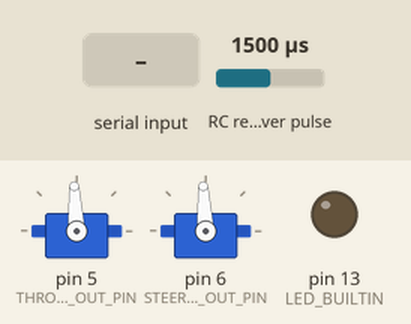
Recording of a program running on a simulated Teensy 4. On the bench: 2 × servo, output pins drawn as LEDs (lit = HIGH). Wiring (inferred from the names in the program): RC receiver channel: data pin 3. Dashed ring = blinking. The test bench sets the inputs (shaded band); at power-on: RC receiver pulse 1500 µs. What the program prints to the serial monitor is not drawn.

Above: at 0.1 s.
At 1.2 s:
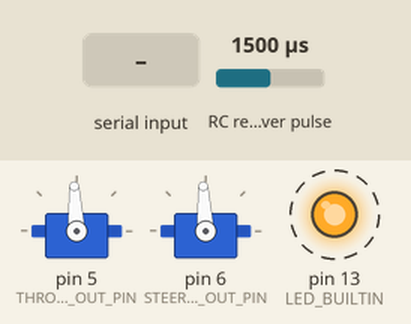
1.3 s: "r" received over Serial
4.3 s: "l" received over Serial
7.3 s: "f" received over Serial
Timing chart, 0 to 16.3 s (numbered marks = the images above; inputs shaded):
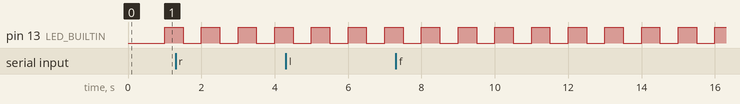

The program:

main.cpp
```cpp
#include <Arduino.h>
#include <Servo.h>
#include <MsTimer2.h>

// Assign your channel in pins
#define THROTTLE_IN_ESTOP_PIN 3
#define STEERING_IN_PIN 4

// Assign your channel out pins
#define THROTTLE_OUT_PIN 5
#define STEERING_OUT_PIN 6

#define NEUTRAL_PWM 1500
#define FULL_FORWARD_PWM 2000
#define FULL_REVERSE_PWM 1000
#define FULL_RIGHT_PWM 1960
#define FULL_LEFT_PWM 1100

// Servo objects
static Servo servoThrottle;
static Servo servoSteering;

// channels have new signals flags
#define THROTTLE_ESTOP_FLAG 1
#define STEERING_FLAG 2

// These variables are for manual mode
// holds the update flags defined above
static volatile uint8_t bUpdateFlagsShared = 0;
// shared variables are updated by the ISR and read by loop.
static volatile uint16_t unThrottleInShared = 0;
static volatile uint16_t unSteeringInShared = 0;
// To record the rising edge of a pulse in the calcInput functions
static uint32_t ulThrottleStart = 0;
static uint32_t ulSteeringStart = 0;

// blink
static boolean output = HIGH;
static boolean autoMode = true;

void flash();
uint16_t getSteeringByPercent(int8_t percent);
uint16_t getThrottleByPercent(int8_t percent);
void switchToManualMode(boolean& autoMode);
void switchToAutoMode(boolean& autoMode);
void calcThrottle();
void calcSteering();

void setup()
{
  Serial.begin(115200);

  // input pins
  pinMode(THROTTLE_IN_ESTOP_PIN, INPUT);
  pinMode(STEERING_IN_PIN, INPUT);

  // attach servo objects
  servoThrottle.attach(THROTTLE_OUT_PIN);
  servoSteering.attach(STEERING_OUT_PIN);

  if (autoMode)
    switchToAutoMode(autoMode);
  else
    switchToManualMode(autoMode);

  // Interrupt for throttle pin is always present
  // In Auto Mode it serves as the safety cutoff switch
  attachInterrupt(THROTTLE_IN_ESTOP_PIN, calcThrottle,CHANGE);

  // initialize LED digital pin as an output.
  pinMode(LED_BUILTIN, OUTPUT);
  MsTimer2::set(500, flash);
  MsTimer2::start();
}

void loop()
{
  // these percents are for auto mode
  static int8_t throttlePercent = 0; // -100 to 100, < 0 is backwards
  static int8_t steeringPercent = 0; // -100 to 100, < 0 is left
  static boolean movementEnabled = false;

  uint8_t bUpdateFlags = 0;
  uint16_t newThrottle = 0;
  uint16_t newSteering = 0;
  int incomingByte = 0; // for incoming serial data

  if (Serial.available() > 0) {
    // read the incoming byte:
    incomingByte = Serial.read();

    // say what you got:
    Serial.print("I received: ");
    //Serial.println(incomingByte, DEC);

    if (autoMode)
    {
      switch (incomingByte)
      {
        case 'r':
          steeringPercent = min((FULL_RIGHT_PWM - NEUTRAL_PWM) / 5, steeringPercent + 2);
          newSteering = getSteeringByPercent(steeringPercent);
          bUpdateFlags |= STEERING_FLAG;
          Serial.printf("Turning right by 2%% more. [%d%%] PWM = %d\n", steeringPercent, newSteering);
          break;
        case 'l':
          steeringPercent = max((FULL_LEFT_PWM - NEUTRAL_PWM) / 5, steeringPercent - 2);
          newSteering = getSteeringByPercent(steeringPercent);
          bUpdateFlags |= STEERING_FLAG;
          Serial.printf("Turning left by 2%% more. [%d%%] PWM = %d\n", steeringPercent, newSteering);
          break;
        case 'f':
          throttlePercent = min(100, throttlePercent + 2);
          newThrottle = getThrottleByPercent(throttlePercent);
          bUpdateFlags |= THROTTLE_ESTOP_FLAG;
          Serial.printf("Increase throttle 2%%. [%d%%] PWM = %d\n", throttlePercent, newThrottle);
          break;
        case 'b':
          throttlePercent = max(-100, throttlePercent - 2);
          newThrottle = getThrottleByPercent(throttlePercent);
          bUpdateFlags |= THROTTLE_ESTOP_FLAG;
          Serial.printf("Decrease throttle 2%%. [%d%%] PWM = %d\n", throttlePercent, newThrottle);
          break;
        case 's':
          steeringPercent = 0;
          newSteering = NEUTRAL_PWM;
          bUpdateFlags |= STEERING_FLAG;
          Serial.println("Neutral steering.");
          break;
        case 'n':
          throttlePercent = 0;
          newThrottle = getThrottleByPercent(throttlePercent);
          bUpdateFlags |= THROTTLE_ESTOP_FLAG;
          Serial.printf("Neutral throttle. [0%%] PWM = %d\n", newThrottle);
          break;
        case 'm':
          Serial.println("Switching to Manual Mode.");
          throttlePercent = 0;
          steeringPercent = 0;
          switchToManualMode(autoMode);
          break;
      }
    }
    else
    {
      if (incomingByte == 'a')
      {
        Serial.println("Switching to Auto Mode.");
        switchToAutoMode(autoMode);
      }
    }
  }

  // If manual mode, update controls from remote inputs
  if(not autoMode)
  {
    // check if any channels have a new signal
    if(bUpdateFlagsShared)
    {
      noInterrupts(); // turn interrupts off
      bUpdateFlags = bUpdateFlagsShared;

      if(bUpdateFlags & THROTTLE_ESTOP_FLAG)
      {
        newThrottle = unThrottleInShared;
      }

      if(bUpdateFlags & STEERING_FLAG)
      {
        newSteering = unSteeringInShared;
      }

      bUpdateFlagsShared = 0;
      interrupts();
    }
  }
  else // autoMode
  {
    // update the estop safety switch, movementEnabled, from remote throttle which must be engaged
    // for movement to happen
    if(bUpdateFlagsShared)
    {
      noInterrupts(); // turn interrupts off

      if(bUpdateFlagsShared & THROTTLE_ESTOP_FLAG)
        movementEnabled = unThrottleInShared > 1700;

      bUpdateFlagsShared = 0;
      interrupts();
    }
  }

  // Only update controls if movement is enabled or manual mode is active.
  if(movementEnabled || not autoMode)
  {
    if(bUpdateFlags & THROTTLE_ESTOP_FLAG)
      {
        //Serial.printf("newThrottle = %d\n", newThrottle);
        if(servoThrottle.readMicroseconds() != newThrottle)
        {
          servoThrottle.writeMicroseconds(newThrottle);
        }
      }

      if(bUpdateFlags & STEERING_FLAG)
      {
        if(servoSteering.readMicroseconds() != newSteering)
        {
          servoSteering.writeMicroseconds(newSteering);
        }
      }
  }
  else // not movementEnabled && autoMode
  {
    // safety switch released and all movement is disabled
    servoThrottle.writeMicroseconds(NEUTRAL_PWM);
  }
}

// simple interrupt service routine
void calcThrottle()
{
  uint16_t tempThrottle;
  // if the pin is high, its a rising edge
  if(digitalRead(THROTTLE_IN_ESTOP_PIN) == HIGH)
  {
    ulThrottleStart = micros();
  }
  else
  {
    tempThrottle = (uint16_t)(micros() - ulThrottleStart);
    if (tempThrottle >= 1000 && tempThrottle <= 2000)
    {
      unThrottleInShared = tempThrottle;
      bUpdateFlagsShared |= THROTTLE_ESTOP_FLAG;
    }
  }
}
void calcSteering()
{
  uint16_t tempSteering;
  if(digitalRead(STEERING_IN_PIN) == HIGH)
  {
    ulSteeringStart = micros();
  }
  else
  {
    tempSteering = (uint16_t)(micros() - ulSteeringStart);
    if (tempSteering >= 1000 && tempSteering <= 2000)
    {
      unSteeringInShared = tempSteering;
      bUpdateFlagsShared |= STEERING_FLAG;
    }
  }
}

void flash()
{
  output = !output;
  digitalWrite(LED_BUILTIN, output);
}

uint16_t getSteeringByPercent(int8_t percent)
{
  if (percent > 0)
    return (percent * (int) (FULL_RIGHT_PWM - NEUTRAL_PWM)) / 100 + NEUTRAL_PWM;
  else if (percent < 0)
    return (percent * (int) (NEUTRAL_PWM - FULL_LEFT_PWM)) / 100 + NEUTRAL_PWM;
  else // (percent == 0
    return  NEUTRAL_PWM;
}

uint16_t getThrottleByPercent(int8_t percent)
{
  return (percent * (int) (FULL_FORWARD_PWM - FULL_REVERSE_PWM) / 2) / 100 + NEUTRAL_PWM;
}

void switchToAutoMode(boolean& autoMode)
{
  // uninstall steering interrupt
  detachInterrupt(STEERING_IN_PIN);

  // reset manual mode variables
  bUpdateFlagsShared = 0;
  unThrottleInShared = 0;
  unSteeringInShared = 0;
  ulThrottleStart = 0;
  ulSteeringStart = 0;

  autoMode = true;

  // Set steering and throttle to neutral
  servoSteering.writeMicroseconds(NEUTRAL_PWM);
  servoThrottle.writeMicroseconds(NEUTRAL_PWM);
}

void switchToManualMode(boolean& autoMode)
{
  // Set steering and throttle to neutral
  servoSteering.writeMicroseconds(NEUTRAL_PWM);
  servoThrottle.writeMicroseconds(NEUTRAL_PWM);

  autoMode = false;

  // attach the steering interrupt
  attachInterrupt(STEERING_IN_PIN, calcSteering,CHANGE);
}
```

Measured:
- by itself, pin 13 (LED_BUILTIN): alternates HIGH for 0.50 s and LOW for 0.50 s
